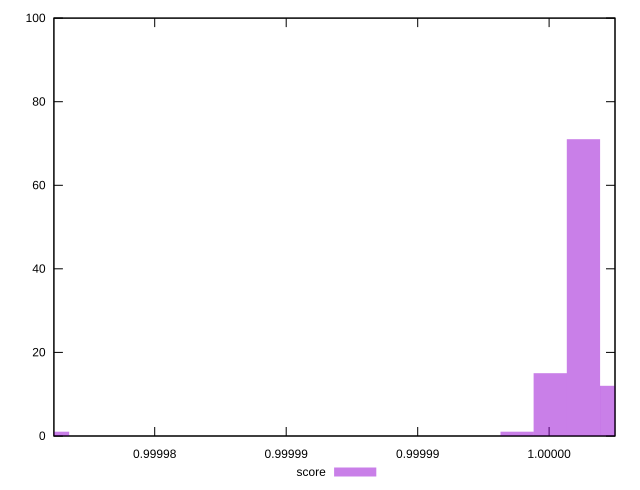

Here is the gnuplot script that generated this plot:
reset
set terminal svg size 640, 490 enhanced background rgb 'white'
set output "report_00007_2020-12-11T15:55:29.892Z/mainthread-work-breakdown/samples/pages+cached+noexternal+nofonts+nosvg+noimg+nocss/score/histogram.svg"

$score <<EOF
0.9999975655946571 12
0.9999963035690184 71
0.9999950415433795 15
0.9999761111587965 1
0.9999937795177406 1
EOF

set key outside below
set boxwidth 0.0000012620256388637415
set yrange [0:100]
set style fill transparent solid 0.5 noborder

plot \
  $score title "score" with boxes, \


reset
